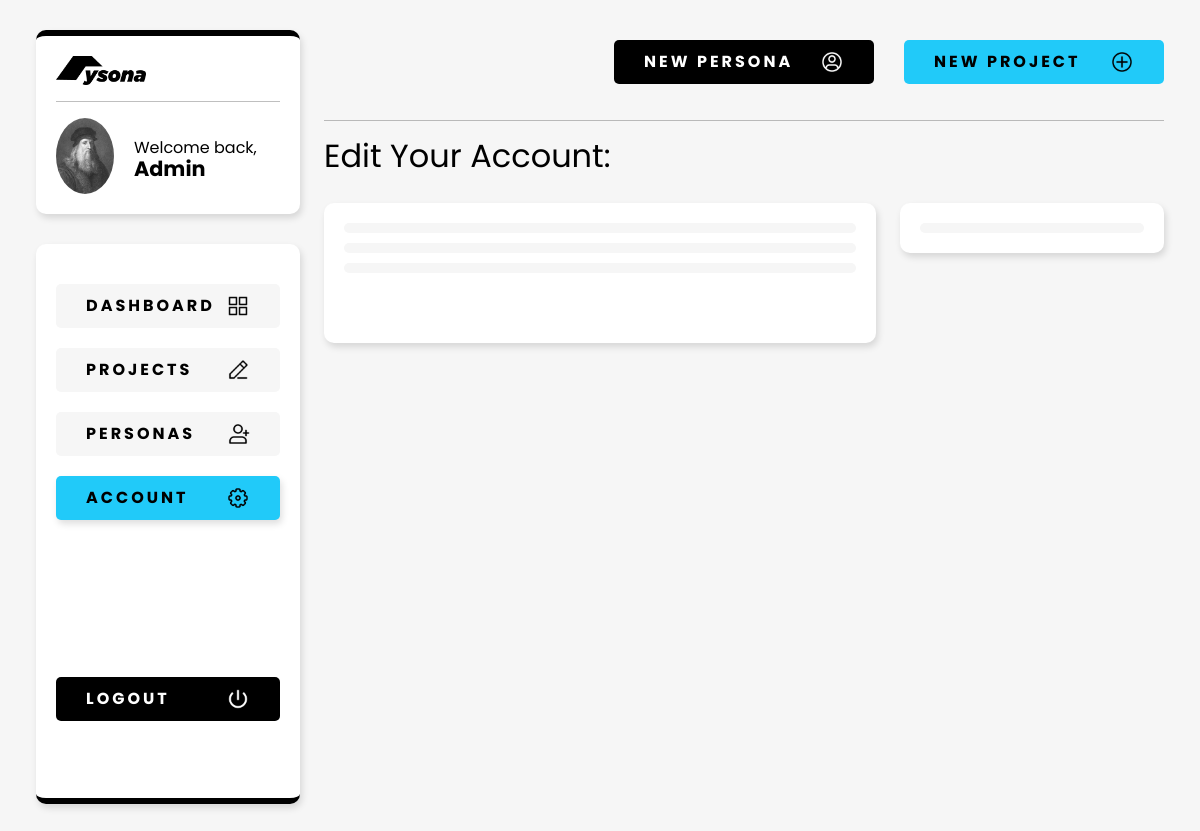
Screenshot of /account (signed in) with the database file from the repository.
### pysona/models.py (models this page shows, shortened)
class CustomUser(AbstractUser):
    email = models.EmailField(blank=False, verbose_name="Email Address")
    thumbnail = models.ImageField(upload_to=get_unique_filename, blank=True, null=True)

### pysona/views.py (the view)
# urls.py: path('account', views.myaccount, name='account'),
def myaccount(request):
     if request.user.is_authenticated:
          return render(request, 'core/account.html')
     else:
          return HttpResponseRedirect(reverse("index"))

### pysona/templates/core/account.html (shortened to what this page needs)
{% extends "core/layout.html" %}
{% load static %}
{% block content %}
<h1>Edit Your Account: </h1>
<div class="row">
   <div class="col-12 col-lg-8">
       <div class="block">
          <div class="inputzone" id="username">
          </div>
          <div class="inputzone" id="email">
          </div>
          <div class="inputzone" id="password">
          </div>
       </div>
   </div>
   <div class="col-12 col-lg-4">
       <div class="block">
          <div class="inputzone" id="thumbnail">
          </div>
       </div>
   </div>
</div>
{% endblock %}

### pysona/templates/core/layout.html (shortened to what this page needs)
{% load static %}
<!DOCTYPE html>
<html lang="en">
    <head>
        <link href="https://cdn.jsdelivr.net/npm/bootstrap@5.0.2/dist/css/bootstrap.min.css" rel="stylesheet">
        <link href="{% static 'css/core.css' %}" rel="stylesheet">
    </head>
    <body>
       <div class="extracontainer">
          <div class="row">
             <div class="col-3 col-sm-3 d-none d-sm-block">
                <div class="userwidget">
                    <img src="{% static 'images/logo.png' %}" class="logo" alt="Pysona Logo"/>
                    <hr/>
                    <div class="userinfo">
                        {% if user.thumbnail %}
                            <img src="{{ user.thumbnail.url }}" alt="Profile Thumbnail" class="profilethumb"/>
                        {% else %}
                            <img src="{% static 'images/profile.jpg' %}" alt="Default Profile Thumbnail" class="profilethumb"/>
                        {% endif %}
                        <h3>Welcome back, <span>{{ user.username|title }}</span></h3>
                    </div>
                </div>
                <div class="sidebar">
                    <a href="{% url 'index' %}">
                    <div class="sidebarbtn btnactive" id="dashboard">
                       <div class="d-none d-lg-block">Dashboard</div>
                       <img src="{% static 'images/sb1.png' %}" alt="Pysona Dashboard"/>
                    </div>
                    </a>
                    <a href="{% url 'allprojects' %}">
                        <div class="sidebarbtn" id="projects">
                           <div class="d-none d-lg-block">Projects</div>
                           <img src="{% static 'images/sb2.png' %}" alt="Pysona Projects"/>
                        </div>
                    </a>
                    <a href="{% url 'allpersonas' %}">
                        <div class="sidebarbtn" id="personas">
                           <div class="d-none d-lg-block">Personas</div>
                           <img src="{% static 'images/sb3.png' %}" alt="Pysona Personas"/>
                        </div>
                    </a>
                    <a href="{% url 'account' %}">
                        <div class="sidebarbtn" id="account">
                           <div class="d-none d-lg-block">Account</div>
                           <img src="{% static 'images/sb4.png' %}" alt="Pysona Account"/>
                        </div>
                    </a>
                    <a href="{% url 'logout' %}">
                        <div class="sidebarbtn logout">
                           <div class="d-none d-lg-block">Logout</div>
                           <img src="{% static 'images/sb5.png' %}" alt="Pysona Logout"/>
                        </div>
                    </a>
                </div>
             </div>
             <div class="col-12 col-sm-9">
                <div class="quickactions">
                    <a href="{% url 'addpersona' %}"><div class="newpersona">
                        New Persona
                        <img src="{% static 'images/news.png' %}" alt="New Persona"/>
                    </div></a>
                    <a href="{% url 'addproject' %}"><div class="newproject">
                        New Project
                        <img src="{% static 'images/newp.png' %}" alt="New Project"/>
                    </div></a>
                </div>
                <hr/>
                {% block content %}{% endblock %}
             </div>
          </div>
       </div>
    </body>
</html>

### pysona/static/css/core.css (style rules this page uses)
body { background-color: #F6F6F6; font-family: Poppins; color: #000000; }
.userwidget { background-color: #ffffff; border-radius: 10px; border-top: 6px solid #000000; padding-top: 20px; padding-bottom: 20px; padding-right: 20px; padding-left: 20px; margin-top: 30px; margin-bottom: 30px; box-shadow: 2px 4px 7px 0px rgba(0, 0, 0, 0.13); -webkit-box-shadow: 2px 4px 7px 0px rgba(0, 0, 0, 0.13); -moz-box-shadow: 2px 4px 7px 0px rgba(0, 0, 0, 0.13); }
.userwidget .logo { width: 40%; height: auto; }
.userwidget h3 { font-size: 1rem; text-transform: none; letter-spacing: 0px; font-weight: 400; color: #000000; margin-top: 20px; }
.userwidget h3 span { font-weight: 700; font-size: 1.3rem; }
.profilethumb { width: 76px; height: 76px; border-radius: 50%; -o-object-fit: cover; object-fit: cover; }
.userinfo { display: flex; gap: 20px; }
.sidebar { background-color: #ffffff; border-radius: 10px; border-bottom: 6px solid #000000; padding-top: 20px; padding-bottom: 20px; padding-right: 20px; padding-left: 20px; margin-top: 30px; margin-bottom: 30px; box-shadow: 2px 4px 7px 0px rgba(0, 0, 0, 0.13); -webkit-box-shadow: 2px 4px 7px 0px rgba(0, 0, 0, 0.13); -moz-box-shadow: 2px 4px 7px 0px rgba(0, 0, 0, 0.13); height: 70vh; }
.sidebarbtn { background-color: #F6F6F6; width: 100%; display: flex; justify-content: space-between; font-size: 1rem; text-transform: uppercase; letter-spacing: 3px; font-weight: 700; color: #000000; padding-top: 10px; padding-bottom: 10px; padding-right: 30px; padding-left: 30px; margin-top: 20px; margin-bottom: 20px; text-decoration: none; outline: none; border-radius: 5px; }
.sidebarbtn img { width: 24px; height: auto; }
a { text-decoration: none; }
.logout { background-color: #000000; color: #ffffff; margin-top: 70%; }
.btnactive { background-color: #21CAF9; box-shadow: 2px 4px 7px 0px rgba(0, 0, 0, 0.13); -webkit-box-shadow: 2px 4px 7px 0px rgba(0, 0, 0, 0.13); -moz-box-shadow: 2px 4px 7px 0px rgba(0, 0, 0, 0.13); }
.quickactions { display: flex; justify-content: flex-end; margin-top: 20px; gap: 30px; }
.quickactions img { width: 24px; height: auto; }
.newpersona { background-color: #000000; border-radius: 5px; font-size: 1rem; text-transform: uppercase; letter-spacing: 3px; font-weight: 700; color: #ffffff; padding-top: 10px; padding-bottom: 10px; padding-right: 30px; padding-left: 30px; margin-top: 20px; margin-bottom: 20px; display: flex; justify-content: space-between; align-items: center; min-width: 260px; }
.newproject { background-color: #21CAF9; border-radius: 5px; font-size: 1rem; text-transform: uppercase; letter-spacing: 3px; font-weight: 700; color: #000000; padding-top: 10px; padding-bottom: 10px; padding-right: 30px; padding-left: 30px; margin-top: 20px; margin-bottom: 20px; display: flex; justify-content: space-between; align-items: center; min-width: 260px; }
.block { background-color: #ffffff; width: 100%; padding-top: 10px; padding-bottom: 10px; padding-right: 20px; padding-left: 20px; margin-top: 20px; margin-bottom: 20px; box-shadow: 2px 4px 7px 0px rgba(0, 0, 0, 0.13); -webkit-box-shadow: 2px 4px 7px 0px rgba(0, 0, 0, 0.13); -moz-box-shadow: 2px 4px 7px 0px rgba(0, 0, 0, 0.13); border-radius: 10px; }
.block .inputzone { background-color: #F6F6F6; border-radius: 5px; width: 100%; padding-top: 5px; padding-bottom: 5px; padding-right: 20px; padding-left: 20px; margin-top: 10px; margin-bottom: 10px; }
h1 { font-size: 2rem; text-transform: none; letter-spacing: 0px; font-weight: 400; color: #000000; }
.extracontainer { margin-left: 3%; margin-right: 3%; }

### rows the page displays
CustomUser: thumbnail (picture), username "Admin"
